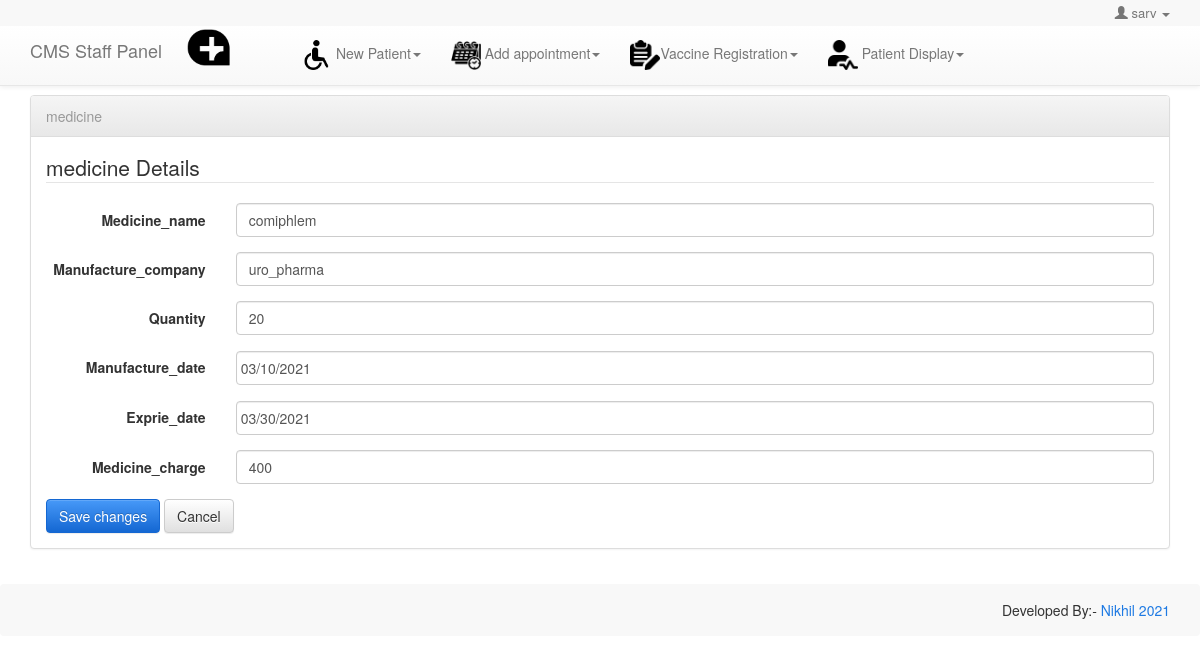
The page /medicine_update.php?id=26 (signed in) on the database its author committed.
### tables this page shows
CREATE TABLE `medicine` (
  `Medicine_id` int(11) NOT NULL,
  `Medicine_name` varchar(100) NOT NULL,
  `Manufacture_company` varchar(40) NOT NULL,
  `Quantity` int(11) NOT NULL,
  `Manufacture_date` varchar(30) NOT NULL,
  `Exprie_date` varchar(20) NOT NULL,
  `Medicine_charge` int(10) NOT NULL
);

### medicine_update.php (the view, shortened to what this page needs)
<?php
include('include/connection.php');
if(isset($_GET['id']))
{
	$cn=getCon();
	$id=$_GET['id'];
	$selectQuery="SELECT * FROM medicine WHERE Medicine_id=".$id;
	$rs=mysqli_query($cn,$selectQuery) or die("".mysqli_error());
	$row=mysqli_fetch_array($rs);
}
?>
<!DOCTYPE html>
<html>
    <head>
		<?php include('link.php')?>
    </head>
    <body class="bootstrap-admin-with-small-navbar">
	<?php include('header.php')?>
        <div class="container">
            <div class="row">
                <div class="col-md-12">
                    <div class="row">
                        <div class="col-lg-12">
                            <div class="panel panel-default bootstrap-admin-no-table-panel">
                                <div class="panel-heading">
                                    <div class="text-muted bootstrap-admin-box-title">medicine</div>
                                </div>
                                <div class="bootstrap-admin-no-table-panel-content bootstrap-admin-panel-content collapse in">
                                    <form class="form-horizontal" onSubmit="return validate(this);" method="post" enctype="multipart/form-data">
                                        <fieldset>
                                            <legend>medicine Details</legend>
                                             <div class="form-group">
                                                <label class="col-lg-2 control-label" >Medicine_name</label>
                                                <div class="col-lg-10">
                                                    <input type="text" class="form-control col-md-6" id="txtMedicine_name" name="txtMedicine_name" value="<?php echo $row['Medicine_name'];?>">
                                                </div>
                                            </div>
                                              <div class="form-group">
                                                <label class="col-lg-2 control-label" >Manufacture_company</label>
                                                <div class="col-lg-10">
                                                    <input type="text" class="form-control col-md-6" id="txtManufacture_company" name="txtManufacture_company" value="<?php echo $row['Manufacture_company'];?>">
                                                </div>
                                            </div>
                                              <div class="form-group">
                                                <label class="col-lg-2 control-label" >Quantity</label>
                                                <div class="col-lg-10">
                                                    <input type="text" class="form-control col-md-6" id="txtQuantity" name="txtQuantity" value="<?php echo $row['Quantity'];?>">
                                                </div>
                                            </div>
                                            <div class="form-group">
                                                <label class="col-lg-2 control-label">Manufacture_date</label>
                                                <div class="col-lg-10">
                                                    <input type="text" class="form-control datepicker" id="txtManufacture_date" name="txtManufacture_date" value="<?php echo $row['Manufacture_date'];?>">
                                                </div>
                                            </div>
                                            <div class="form-group">
                                                <label class="col-lg-2 control-label">Exprie_date</label>
                                                <div class="col-lg-10">
                                                    <input type="text" class="form-control datepicker" id="txtExprie_date" name="txtExprie_date" value="<?php echo $row['Exprie_date'];?>">
                                                </div>
                                            </div>
                                           <div class="form-group">
                                                <label class="col-lg-2 control-label" >Medicine_charge</label>
                                                <div class="col-lg-10">
                                                    <input type="text" class="form-control col-md-6" id="txtMedicine_charge" name="txtMedicine_charge" value="<?php echo $row['Medicine_charge'];?>">
                                                </div>
                                            </div>
                                            <button type="submit" class="btn btn-primary" name="btnsubmit">Save changes</button>
                                            <button type="reset" class="btn btn-default">Cancel</button>
                                        </fieldset>
                                    </form>
                                </div>
                            </div>
                        </div>
                    </div>
                </div>
            </div>
        </div>
        <?php include('footer.php');?>
    </body>
</html>

### rows shown on the page
medicine: txtMedicine_name "comiphlem", txtManufacture_company "uro_pharma", txtQuantity "20", txtManufacture_date "03/10/2021", txtExprie_date "03/30/2021", txtMedicine_charge "400"

### other values the page prints
$_SESSION["username"] "sarv"
